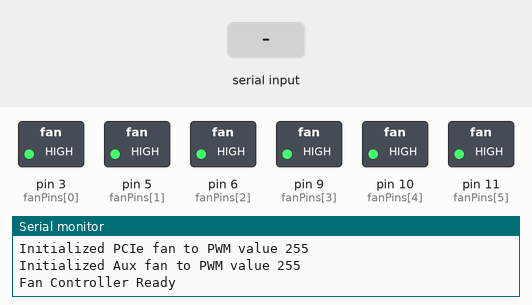
Bench run of a sketch on a simulated Arduino Uno, built with avr-gcc and run on an emulated ATmega328P. On the bench: switched loads named in the sketch (green lamp = pin HIGH), the last lines printed to the serial monitor. The inputs (shaded band) are chosen by the test bench.

Above: at 1.2 s.
1.3 s: "1\n" received over Serial
At 1.8 s:
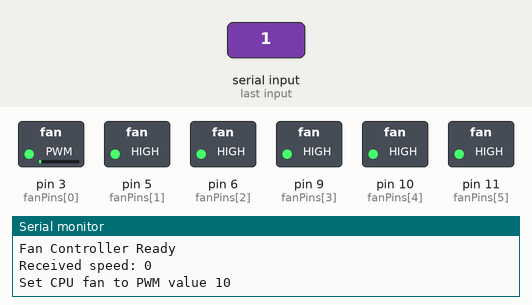
Timing chart, 0 to 4.3 s (numbered marks = the images above; inputs shaded):
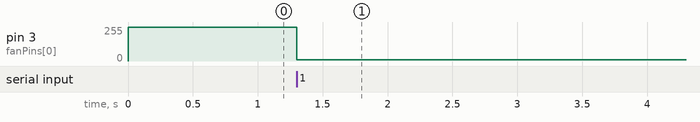

Measured:
- after the input at 1.3 s, pin 3 (fanPins[0]): 255/255 → 10/255 at once

The sketch:

hp_fan_proxy_arduino.ino
```cpp
#include <ArduinoJson.h>
#include <EEPROM.h> // Library for working with EEPROM

#define NUM_FANS 6
#define MIN_PWM 10    // Minimum speed (approximately 12%)
#define MAX_PWM 255   // Maximum speed (100%)
#define DEFAULT_PWM 50 // Default value for the first fill

byte fanPins[NUM_FANS] = {3, 5, 6, 9, 10, 11};
String fanNames[NUM_FANS] = {"CPU", "Front", "Rear", "HDD", "PCIe", "Aux"};

void setup() {
  Serial.begin(115200);

  for (byte i = 0; i < NUM_FANS; i++) {
    pinMode(fanPins[i], OUTPUT);

    // Reading PWM value from EEPROM
    int savedPWM = EEPROM.read(i); // Read one byte from EEPROM
    if (savedPWM < MIN_PWM || savedPWM > MAX_PWM) {
      // If the value is incorrect (e.g., first fill), set the default value
      savedPWM = DEFAULT_PWM;
      EEPROM.write(i, savedPWM); // Save the default value in EEPROM
    }

    // Setting the fan speed
    analogWrite(fanPins[i], savedPWM);
    Serial.print("Initialized ");
    Serial.print(fanNames[i]);
    Serial.print(" fan to PWM value ");
    Serial.println(savedPWM);
  }
  Serial.println("Fan Controller Ready");
}

void loop() {
  if (Serial.available()) {
    String input = Serial.readStringUntil('\n');
    processCommand(input);
  }
}

void processCommand(String json) {
  StaticJsonDocument<128> doc;
  DeserializationError error = deserializeJson(doc, json);

  if (error) {
    Serial.print("JSON parsing error: ");
    Serial.println(error.c_str());
    return;
  }

  int fanIdx = doc["fan"];
  int speed = doc["speed"]; // Get value from 0 to 100

  Serial.print("Received speed: ");
  Serial.println(speed);

  // Limit speed in the range [10, 100]
  speed = constrain(speed, 10, 100);

  if (fanIdx >= 0 && fanIdx < NUM_FANS) {
    // Convert speed to PWM
    byte pwm = map(speed, 10, 100, MIN_PWM, MAX_PWM);
    analogWrite(fanPins[fanIdx], pwm);

    Serial.print("Set ");
    Serial.print(fanNames[fanIdx]);
    Serial.print(" fan to PWM value ");
    Serial.println(pwm);
  } else {
    Serial.println("Invalid fan index");
  }
}
```
